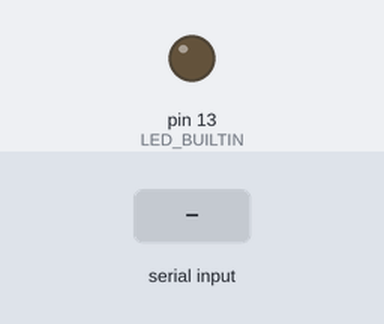
This sketch was run on a simulated Arduino Uno, built with avr-gcc and run on an emulated ATmega328P. Shown: output pins drawn as LEDs (lit = HIGH). The test bench sets the inputs (shaded band).

Above: at 1.2 s.
1.3 s: "ON" received over Serial
At 3.3 s:
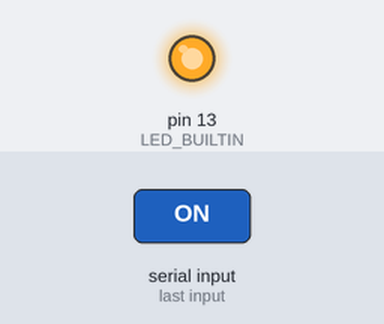
3.8 s: "OFF" received over Serial
At 5.2 s:
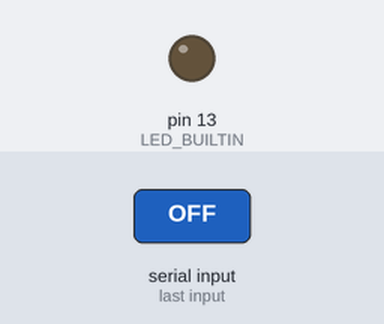
Timing chart, 0 to 6.8 s (numbered marks = the images above; inputs shaded):
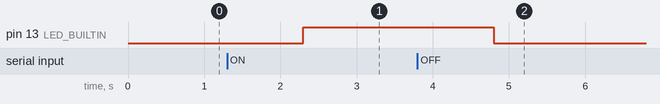

The sketch:

BluetoothSample.ino
```cpp
// Faraday Challenge Bluetooth Sample Code
// This sample code shows you how to accept
// simple commands from Android Apps through
// Bluetooth.

// Author: Ivan Ling
// Version 1.2
// Last updated: 10/6/2019

// Connection:
// HC-05 Bluetooth Module
// HC05  |  Arduino
//  VCC  |  5V
//  GND  |  GND
//   TX  |  RX  (Pin 0)
//   RX  |  TX  (Pin 1)
// Leave other HC05 Pins disconnected.
/****************************************
 IMPORTANT
 When programming the Arduino, make sure
 that the TX and RX of the Bluetooth module
 is not connected. Reconnect after programming.
******************************************/
String serialInput = " ";

void setup() {
  // Put your setup code here
  // For this example, we are turning the
  // Built-in LED (Pin 13) on and off
  // Depending on your Input.
  // Make sure you make an Android app to send "ON" and "OFF"
  // via Bluetooth Client before proceeding.

  pinMode(LED_BUILTIN, OUTPUT);
  Serial.begin(9600);

}

void loop() {
// Here, we will read the Serial input only if there is an input. if bluetooth
// is not connected, we don't read.
while(Serial.available()) {
  serialInput = Serial.readString();// read the incoming data as string
}
  // Here is an example of how we can do something when we receive a command.
  // If your Android App sends an "ON" command, we turn on the LED
  if(serialInput == "ON")
  {
    digitalWrite(LED_BUILTIN, HIGH);
  }

  // If your Android App sends an "OFF" command, we turn off the LED
  else if(serialInput == "OFF")
  {
    digitalWrite(LED_BUILTIN, LOW);
  }
}
```

Measured:
- after the input at 1.3 s, pin 13 (LED_BUILTIN): LOW → HIGH after 1.0 s
- after the input at 3.8 s, pin 13 (LED_BUILTIN): HIGH → LOW after 1.0 s
